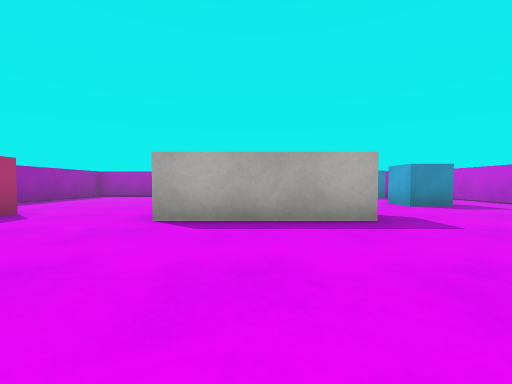
View 1 (above)

16 first-person views from a walk through a scene from a Unity 3-D project. The camera is 0.55 m above the floor, tilts 2° down and sees 90° across. The floor is counted in squares, 1 m on a side. Each view is taken from the middle of a square. On the plan, view 1 faces up. The plan holds only what a view shows up to about 9 squares ahead; the rest is blank. The player is left out. Surface patterns are stand-ins for the level's own textures.

View 2
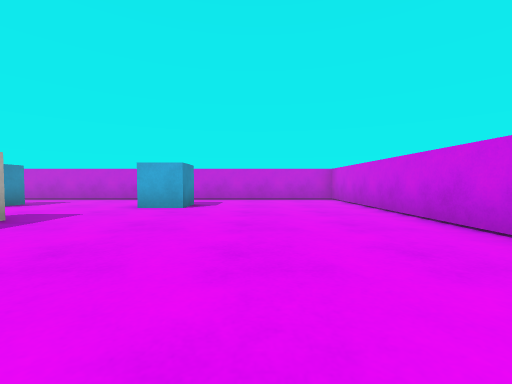

View 3
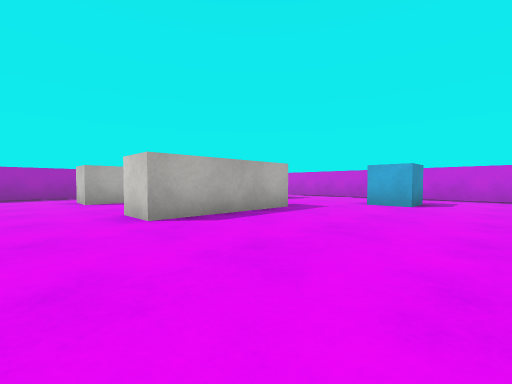

View 4
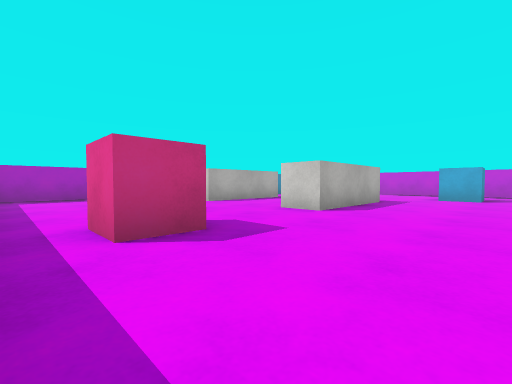

View 5
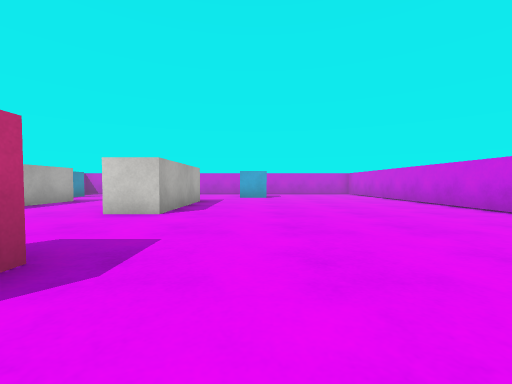

View 6
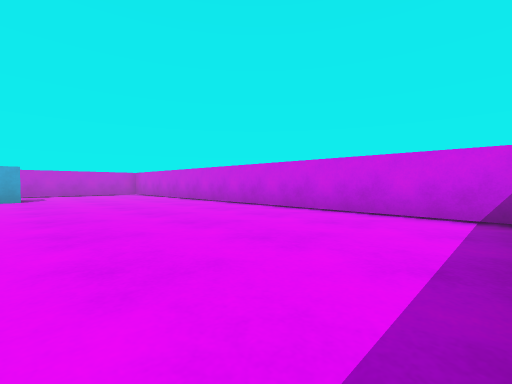

View 7
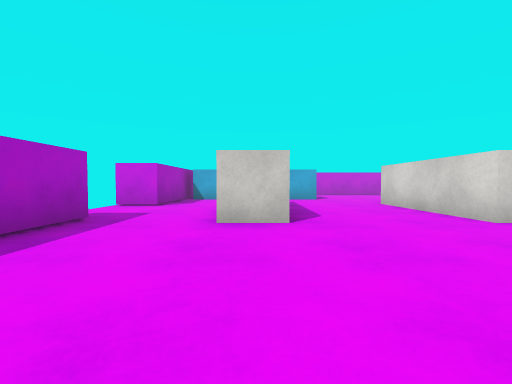

View 8
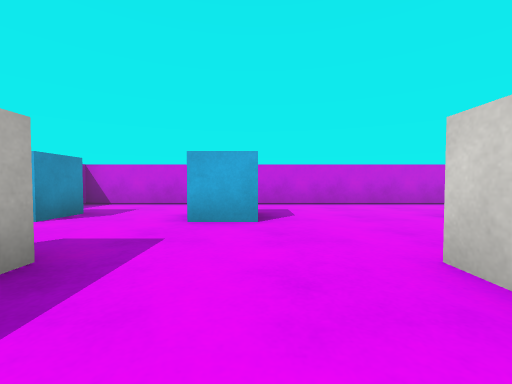

View 9
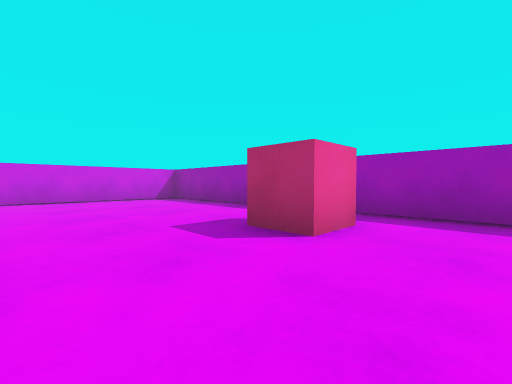

View 10
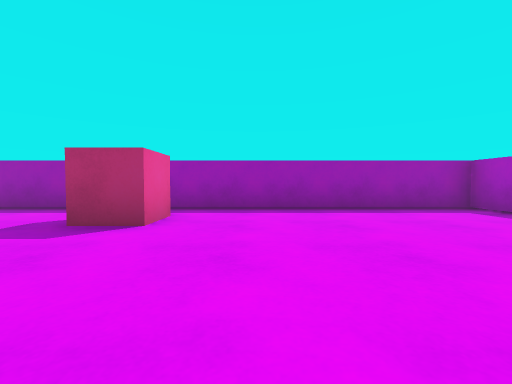

View 11
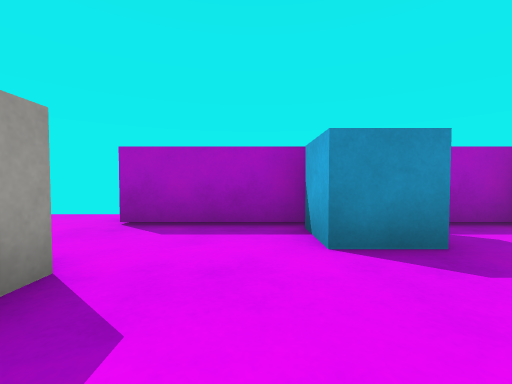

View 12
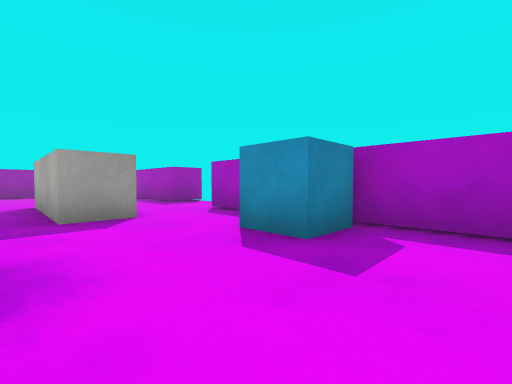

View 13
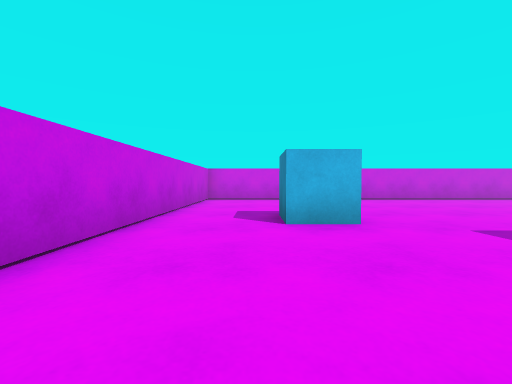

View 14
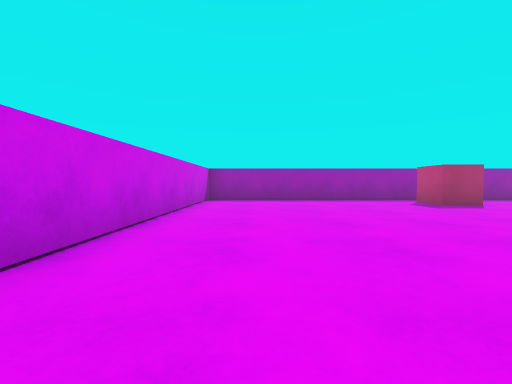

View 15
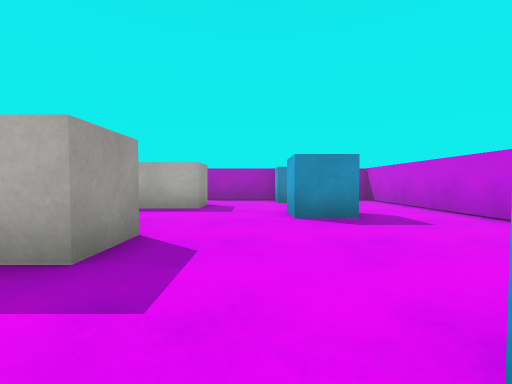

View 16
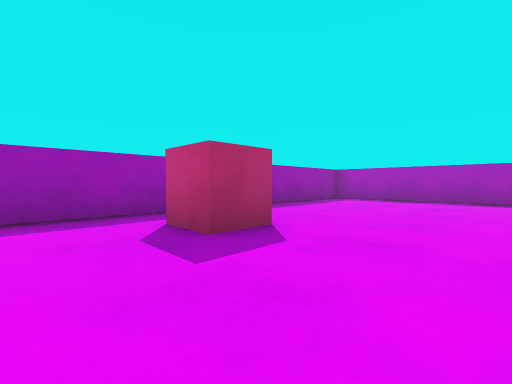

### Floor plan
Points are (right, up) in squares from view 1. A wall is a line through its corners. A room is listed if a view was taken in it or the views show most of it. See-through windows are left out.
Room 1 (views 1, 2, 3, 4, 5, 6, 7, 8, 9, 10, 11, 12, 13, 14, 15, 16)
walls: (-1.5, 3.7) (-1.5, 4.7) (1.8, 4.7) (1.8, 3.7) (-1.5, 3.7); (1.8, 8.6) (1.8, 7.5) (-1.5, 7.5) (-1.5, 8.6); (-1.1, 11.6) (-1.1, 10.6) (-6.5, 10.6) (-6.5, -2.6) (6.6, -2.6) (6.6, 10.4) (1.2, 10.4) (1.2, 11.5)
objects: pink cube (-5, 4); cube (4, 2); cube (4, 6) to (4, 7); cube (4, 9) to (4, 10)

Positions as (right, up) in squares from view 1, and headings:
1: (0, 0), facing up
2: (-2, 0), facing right
3: (-3, 0), facing up-right
4: (-6, 1), facing up-right
5: (-6, 2), facing right
6: (-6, 2), facing down-right
7: (-5, 8), facing right
8: (0, 6), facing right
9: (-2, 6), facing down-left
10: (-1, 6), facing left
11: (3, 7), facing up
12: (6, 7), facing up-left
13: (5, 6), facing down
14: (2, -1), facing left
15: (3, 2), facing up
16: (-2, 2), facing up-left
